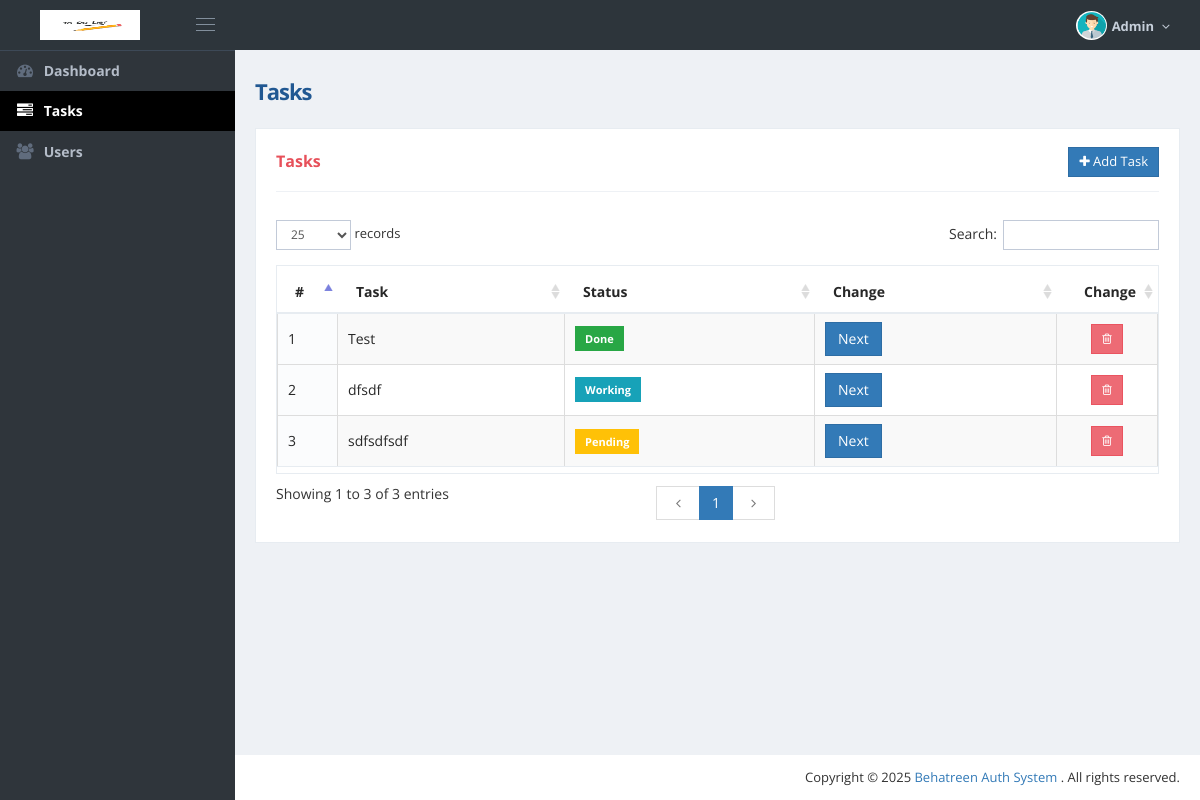
The page /tasks (signed in) on the database its author committed.
### app/models.py (models this page shows)
class User(db.Model, UserMixin):
    id = db.Column(db.Integer, primary_key=True)
    name = db.Column(db.String(100), nullable=False)
    email = db.Column(db.String(100), unique=True, nullable=False)
    password = db.Column(db.String(200), nullable=False)
    is_admin = db.Column(db.SmallInteger, nullable=False, default=0)
    profile_img = db.Column(db.String(100), nullable=True)
    status = db.Column(db.SmallInteger, nullable=False, default=0)
    tasks = db.relationship('Task', backref='user', lazy=True)

class Task(db.Model):
    id = db.Column(db.Integer, primary_key = True)
    title = db.Column(db.String(100), nullable=False)
    status = db.Column(db.String(20), default= "Pending")
    user_id = db.Column(db.Integer, db.ForeignKey('user.id'), nullable=False)

### app/routes/tasks.py (the view)
@tasks_bp.route('/tasks')
@login_required
def view_tasks():
    tasks = Task.query.filter_by(user_id=current_user.id).order_by(desc('id')).all()
    return render_template('tasks.html',tasks=tasks)

### app/templates/tasks.html (shortened to what this page needs)
{% extends 'admin/admin_layout.html' %}
{% block content%}
<div class="page-content-wrapper">
    <div class="page-content">
        <h1 class="page-title bold">Tasks</h1>
        <div class="row">
            <div class="col-md-12">
                <div class="portlet light bordered">
                    <div class="portlet-title">
                        <div class="caption">
                            <span class="caption-subject font-red bold">Tasks</span>
                        </div>
                        <div class="actions">
                            <div class="btn-group">
                                <a class="btn btn-primary float-right" data-toggle="modal" role="button"
                                    data-target="#add_task"><i class="fa fa-plus"></i> Add Task</a>
                            </div>
                        </div>
                    </div>
                    <div class="portlet-body">
                        <!-- <div class="show_panel">
								<div class="alert alert-success">
								<button type="button" class="close" data-dismiss="alert" aria-hidden="true">×</button>
								<font size="3"></font>
								</div>
                                </div> -->
                        <table id="example" class="display cell-border" cellspacing="0" width="100%">
                            <thead>
                                <tr>
                                    <th width="30">#</th>
                                    <th>Task</th>
                                    <th>Status</th>
                                    <th>Change</th>
                                    <th width="70">
                                        <center>Change</center>
                                    </th>
                                </tr>
                            </thead>
                            <tbody>
                                {% for task in tasks %}
                                <tr class="odd gradeX">
                                    <td>{{loop.index}}</td>
                                    <td>{{task.title}}</td>
                                    <td><span class="badge {{task.status|lower}}">{{task.status}}</span></td>
                                    <td>
                                        <form action="{{url_for('tasks.toggle_status')}}"
                                            method="post">
                                            <button type="submit" class="btn btn-primary">Next</button>
                                        </form>
                                    </td>
                                    <td>
                                        <center>
                                            <a class="btn btn-sm btn-danger"
                                                onclick="return confirm('Do you really want to delete this task !!')"
                                                href="{{url_for('tasks.delete_task',tid=task.id)}}"> <i
                                                    class="fa fa-trash-o"></i> </a>
                                        </center>
                                    </td>
                                </tr>
                                {% endfor %}
                            </tbody>
                        </table>
                    </div>
                </div>
            </div>
        </div>
    </div>
</div>
{% endblock %}

### app/templates/admin/admin_layout.html (shortened to what this page needs)
<!DOCTYPE html>
<html lang="en">
    <head><meta http-equiv="Content-Type" content="text/html; charset=utf-8">
        <link href="{{ url_for('static', filename='global/plugins/font-awesome/css/font-awesome.min.css') }}" rel="stylesheet" type="text/css" />
        <link href="{{ url_for('static', filename='global/plugins/bootstrap/css/bootstrap.min.css') }}" rel="stylesheet" type="text/css" />
        <link href="{{ url_for('static', filename='global/plugins/bootstrap-switch/css/bootstrap-switch.min.css') }}" rel="stylesheet" type="text/css" />
        <link href="{{ url_for('static', filename='css/toastr.min.css') }}" rel="stylesheet" type="text/css" />
        <link href="{{ url_for('static', filename='global/plugins/datatables/datatables.min.css') }}" rel="stylesheet" type="text/css" />
        <link href="{{ url_for('static', filename='global/plugins/datatables/plugins/bootstrap/datatables.bootstrap.css') }}" rel="stylesheet" type="text/css" />
        <link href="{{ url_for('static', filename='global/plugins/bootstrap-datepicker/css/bootstrap-datepicker3.min.css') }}" rel="stylesheet" type="text/css" />
        <link href="{{ url_for('static', filename='global/plugins/bootstrap-colorpicker/css/colorpicker.css') }}" rel="stylesheet" type="text/css" />
        <link href="{{ url_for('static', filename='global/plugins/jquery-minicolors/jquery.minicolors.css') }}" rel="stylesheet" type="text/css" />
        <link href="{{ url_for('static', filename='global/plugins/bootstrap-multiselect/css/bootstrap-multiselect.css') }}" rel="stylesheet" type="text/css" />
        <link href="{{ url_for('static', filename='global/css/components.min.css') }}" rel="stylesheet" id="style_components" type="text/css" />
        <link href="{{ url_for('static', filename='global/css/plugins.min.css') }}" rel="stylesheet" type="text/css" />
        <link href="{{ url_for('static', filename='layouts/layout/css/layout.min.css') }}" rel="stylesheet" type="text/css" />
        <link href="{{ url_for('static', filename='layouts/layout/css/themes/darkblue.min.css') }}" rel="stylesheet" type="text/css" id="style_color" />
        <link href="{{ url_for('static', filename='layouts/layout/css/custom.css') }}" rel="stylesheet" type="text/css" />
    </head>
    <body class="page-header-fixed page-sidebar-closed-hide-logo page-container-bg-solid page-content-white page-sidebar-fixed">
        <div class="page-wrapper">
            <div class="page-header navbar navbar-fixed-top">
                <div class="page-header-inner">
                    <div class="page-logo">
                        <a href="{{url_for('tasks.dashboard')}}">
                            <center> <img src="{{ url_for('static', filename='img/logo/logo.png') }}" width="100px" height="30px" style="margin-left:20px;" class="logo-default"/></center>
                        </a>
                        <div class="menu-toggler sidebar-toggler">
                            <span></span>
                        </div>
                    </div>
                    <div class="top-menu">
                        <ul class="nav navbar-nav pull-right">
                            <li class="dropdown dropdown-user">
                                <a href="javascript:;" class="dropdown-toggle" data-toggle="dropdown" data-hover="dropdown" data-close-others="true">
                                    <img alt="" class="img-circle" src="{{ url_for('static', filename='profile/' ~ current_user.profile_img) }}" width="31px" />
                                    <span class="username username-hide-on-mobile"><b> {{ current_user.name }} </b></span>
                                    <i class="fa fa-angle-down"></i>
                                </a>
                            </li>
                        </ul>
                    </div>
                </div>
            </div>
            <div class="page-container">
            {% include 'admin/sidebar.html' %}
            {% block content %} {% endblock %}
            <div class="page-footer">
                <div class="page-footer-inner" style="float:right; margin-top:5px"> Copyright © {{ current_year }} <a target="_blank" href="#"> Behatreen Auth System </a>. All rights reserved. </div>
            </div>
            </div>
        </div>
    </body>
</html>

### app/static/layouts/layout/css/custom.css (style rules this page uses)
.badge { padding: 7px 10px; border-radius: 4px; font-weight: bold; color: white; height: 25px; border-radius: 0 !important; }
.badge.pending { background-color: #ffc107; }
.badge.working { background-color: #17a2b8; }
.badge.done { background-color: #28a745; }

### rows shown on the page
User: profile_img (picture), name "Admin"
Task: title "Test", status "Done"
Task: title "dfsdf", status "Working"
Task: title "sdfsdfsdf", status "Pending"
